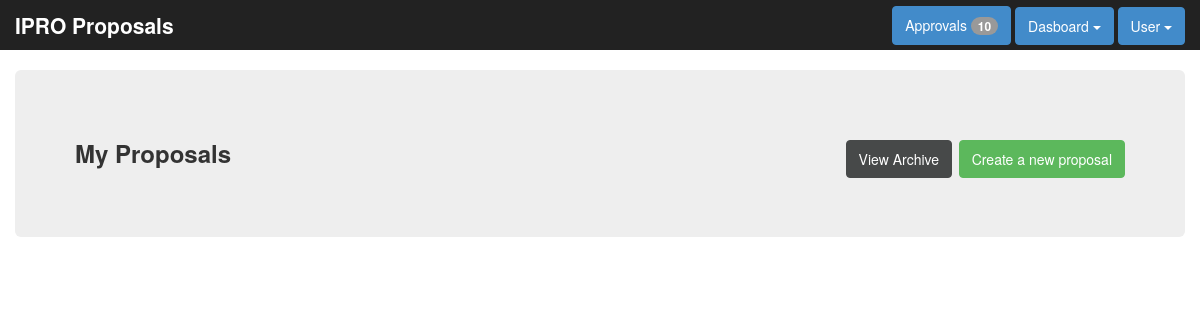
The page /dashboard.php (signed in) on the database as committed earlier.
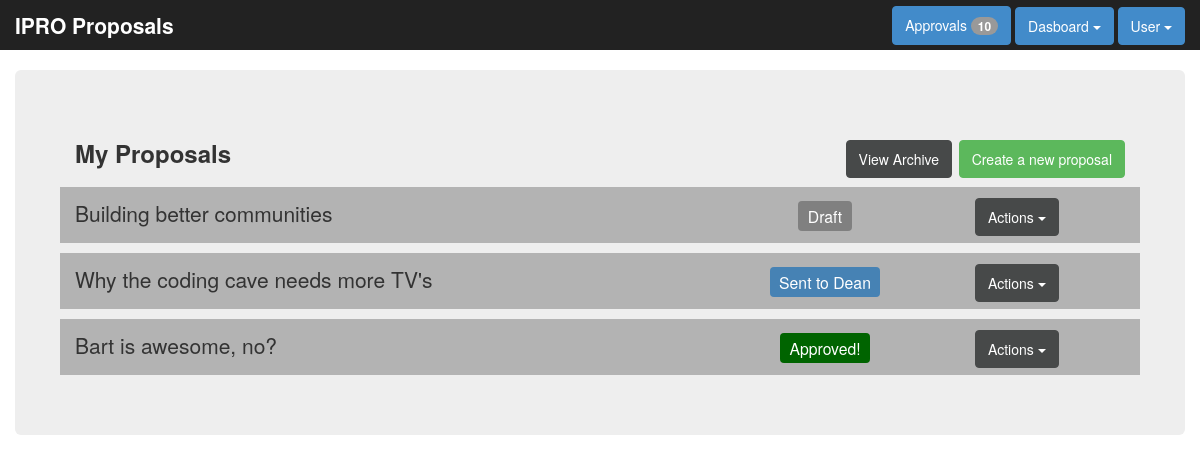
The same page on the database as committed later.
### tables this page shows
CREATE TABLE IF NOT EXISTS `proposals` (
  `ID` int(9) NOT NULL AUTO_INCREMENT,
  `Instructor` varchar(255) NOT NULL,
  `InstructorEmail` varchar(255) NOT NULL,
  `CoInstructor` varchar(255) NOT NULL,
  `CoInstructorEmail` varchar(255) NOT NULL,
  `Sponsor` varchar(255) NOT NULL,
  `ApprovingDean` int(9) NOT NULL,
  `Disciplines` text NOT NULL,
  `Title` varchar(255) NOT NULL,
  `Problem` text NOT NULL,
  `Objective` text NOT NULL,
  `Approach` text NOT NULL,
  `Semester` varchar(255) NOT NULL,
  `Days` text NOT NULL,
  `Time` varchar(255) NOT NULL,
  `CourseNumber` int(3) NOT NULL,
  `OwnerID` int(9) NOT NULL,
  `status` int(1) NOT NULL,
  PRIMARY KEY (`ID`)
);

### classes/Proposal.php (called while the page is built, shortened)
<?php
class Proposal {
    private $Title;
    private $status;
    function __construct($proposalID){
        $this->dbconn = new Database();
        $this->dbconn = $this->dbconn->getConnection();
        if(intval($proposalID != 0)){
            $loadProposalSql = "SELECT * FROM proposals WHERE ID='".intval($proposalID)."' LIMIT 1";
            $loadProposalResult = $this->dbconn->query($loadProposalSql);
            if($loadProposalResult->num_rows == 1){
                $rows = $loadProposalResult->fetch_assoc();
                $this->Title = $rows['Title'];
                $this->status = $rows['status'];
            }
        }
    }
    static function getMyProposals(){
        $dbconnlocal = new Database();
        $dbconnlocal = $dbconnlocal->getConnection();
        $sql ="SELECT id FROM proposals WHERE OwnerID='".intval($_SESSION['proposal_userID'])."'";
        $result = $dbconnlocal->query($sql);
        $proposalArray = array();
        while($row = $result->fetch_assoc()){
            $tempPropObj = new Proposal($row['id']);
            array_push($proposalArray, $tempPropObj);
        }
        return $proposalArray;
    }
   function getTitle(){
       return $this->Title;
   }
   function getStatus(){
       return $this->status;
   }
   static function convertStatusToText($statusID){
       switch ($statusID){
           case 0:
               $statusText = 'Draft';
               break;
           case 2:
               $statusText = 'Sent to Dean';
               break;
           case 5:
               $statusText = 'Approved!';
               break;
       }
       return $statusText;
   }
   static function convertStatusToClassColor($statusID){
       switch ($statusID){
           case 0:
               $statusClass = 'label-1';
               break;
           case 2:
               $statusClass = 'label-2';
               break;
           case 5:
               $statusClass = 'label-7';
               break;
       }
       return $statusClass;
   }
}
?>

### classes/config/database_config.php (called while the page is built)
<?php
$database_location = 'localhost';
$database_username = 'proposals';
$database_password = '123456';
$database_name = 'proposals';
?>

### classes/Database.php (called while the page is built, shortened)
<?php
class Database{
    private $database_conn;
    function __construct(){
        include('config/database_config.php');
        $this->database_conn = new mysqli($database_location,$database_username,$database_password,$database_name);
    }
    public function getConnection(){
        return $this->database_conn;
    }
}
?>

### dashboard.php (the view, shortened to what this page needs)
<!DOCTYPE html>
<html lang="en  ">
<head>
  <link href="css/bootstrap.min.css" rel="stylesheet">
  <link href="css/style.css" rel="stylesheet">
</head>
<body>
<?php
    include_once('include/nav.php');
?>
<div id="dashboard">
  <div class="container jumbotron">
    <div class="title">
      <h3>
        My Proposals
        <div class="pull-right">
          <a href="archive.html" class="btn btn-default">View Archive</a>
          <a href="Proposal.php?newFlag=1" class="btn btn-success">Create a new proposal</a>
        </div>
      </h3>
    </div>
      <?php
        $proposalArray = Proposal::getMyProposals();
      ?>
    <ul id="proposal-list">
       <?php
       for($i=0;$i<count($proposalArray);$i++){
           echo '<li class="proposal-item row">
                    <div class="col-lg-7">
                        <a href="#"><span>'.$proposalArray[$i]->getTitle().'</span></a>
                    </div>
                    <div class="col-lg-3 text-center">
                        <span class="label '.Proposal::convertStatusToClassColor($proposalArray[$i]->getStatus()).'">'.Proposal::convertStatusToText($proposalArray[$i]->getStatus()).'</span>
                    </div>
                    <div class="col-lg-2">
                        <div class="btn-group btn-block">
                            <button type="button" class="btn btn-default dropdown-toggle" data-toggle="dropdown">
                            Actions <span class="caret"></span>
                            </button>
                            <ul class="dropdown-menu">
                                <li><a href="#">Edit</a></li>
                                <li><a href="#">View</a></li>
                                <li><a href="#">Submit</a></li>
                                <li><a href="#">Archive</a></li>
                            </ul>
                        </div>
                    </div>
                </li>';
       }
       ?>
</body>
</html>

### include/nav.php (shortened to what this page needs)
<header class="navbar navbar-inverse navbar-fixed-top">
  <div class="container">
    <a href="index.php" class="navbar-brand">IPRO Proposals</a>
    <?php
    if(@$_SESSION['proposal_LoggedIn'] == 0){
        echo '<nav class="pull-right">
              <a href="http://ipro.iit.edu/" target="_blank" class="btn btn-danger navbar-btn">Visit IPRO Homepage</a>
              </nav>';
    }elseif(@$_SESSION['proposal_LoggedIn'] == 1){
        echo '<nav class="pull-right">
                <a href="approvals.html" class="btn btn-primary navbar-btn">Approvals <span class="badge">10</span></a>
                <div class="btn-group">
                    <button type="button" class="btn btn-primary navbar-btn dropdown-toggle" data-toggle="dropdown">
                    Dasboard <span class="caret"></span>
                    </button>
                    <ul class="dropdown-menu">
                        <li><a href="dashboard.html">Proposals</a></li>
                        <li><a href="archive.html">Archive</a></li>
                    </ul>
                </div>
                <div class="btn-group">
                    <button type="button" class="btn btn-primary navbar-btn dropdown-toggle" data-toggle="dropdown">
                    User <span class="caret"></span>
                    </button>
                    <ul class="dropdown-menu">
                        <li><a href="#">Settings</a></li>
                        <li class="divider"></li>
                    <li><a href="logout.php">Logout</a></li>
                    </ul>
                </div>
             </nav>';
    }
    ?>
  </div>
</header>

### css/style.css (style rules this page uses)
body { padding-top: 70px; }
header .navbar-brand { font-weight: bold; font-size: 1.5em; }
h3 { font-weight: bold; }
.label-1 { background-color: gray; }
.label-2 { background-color: steelblue; }
.label-7 { background-color: darkgreen; }
.title { margin-bottom: 1em; }
#proposal-list { list-style: none; padding-left: 0; }
#proposal-list .proposal-item { background-color: #b3b3b3; margin-top: 0.5em; line-height: 2.5em; }
#proposal-list .proposal-item .btn { margin-top: 0.5em; margin-bottom: 0.5em; }
#proposal-list .proposal-item a { text-decoration: none; color: #333; }

Rows that differ between the two databases and show on the page:
added proposals: Title "Building better communities", status "Draft"
added proposals: Title "Why the coding cave needs more TV's", status "Sent to Dean"
added proposals: Title "Bart is awesome, no?", status "Approved!"
